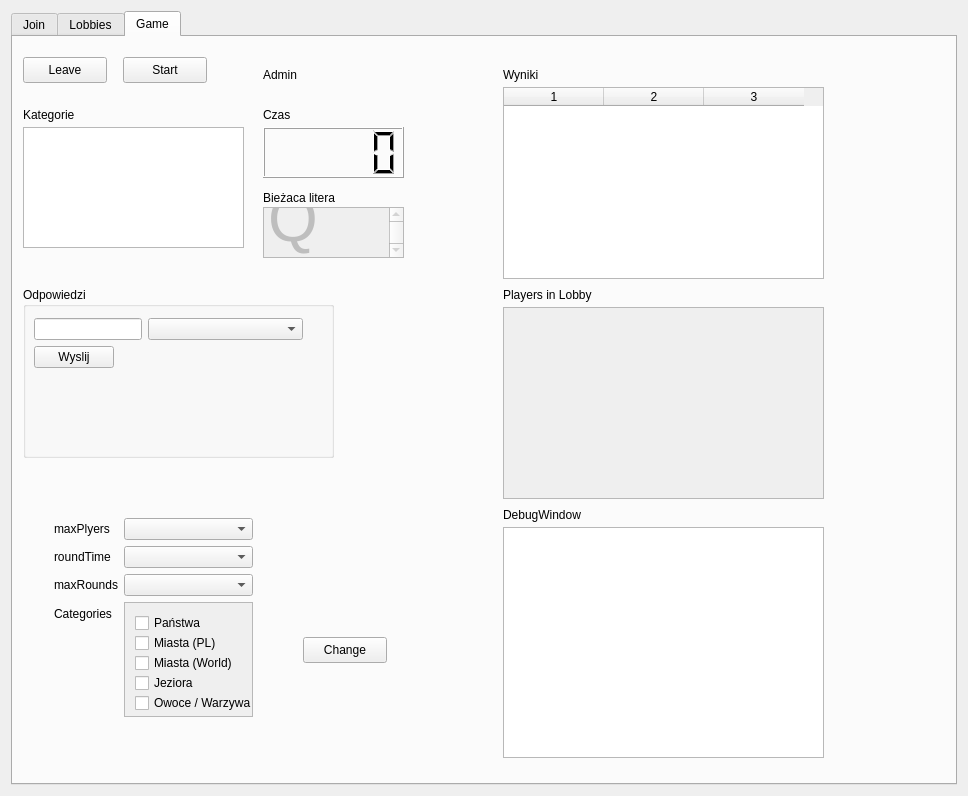
<?xml version="1.0" encoding="UTF-8"?>
<ui version="4.0">
 <class>MyWidget</class>
 <widget class="QWidget" name="MyWidget">
  <property name="geometry">
   <rect>
    <x>0</x>
    <y>0</y>
    <width>968</width>
    <height>796</height>
   </rect>
  </property>
  <property name="windowTitle">
   <string>Simple UDP multicast client</string>
  </property>
  <layout class="QVBoxLayout" name="verticalLayout">
   <item>
    <widget class="QTabWidget" name="tabWidget">
     <property name="currentIndex">
      <number>2</number>
     </property>
     <widget class="QWidget" name="tab_login">
      <attribute name="title">
       <string>Join</string>
      </attribute>
      <widget class="QGroupBox" name="joinGroup">
       <property name="geometry">
        <rect>
         <x>0</x>
         <y>40</y>
         <width>400</width>
         <height>50</height>
        </rect>
       </property>
       <property name="title">
        <string/>
       </property>
       <layout class="QHBoxLayout" name="horizontalLayout">
        <item>
         <widget class="QLineEdit" name="groupLineEdit">
          <property name="sizePolicy">
           <sizepolicy hsizetype="Expanding" vsizetype="Fixed">
            <horstretch>0</horstretch>
            <verstretch>0</verstretch>
           </sizepolicy>
          </property>
          <property name="text">
           <string>239.0.0.1</string>
          </property>
         </widget>
        </item>
        <item>
         <widget class="QSpinBox" name="portSpinBox">
          <property name="buttonSymbols">
           <enum>QAbstractSpinBox::ButtonSymbols::UpDownArrows</enum>
          </property>
          <property name="minimum">
           <number>1</number>
          </property>
          <property name="maximum">
           <number>65535</number>
          </property>
          <property name="value">
           <number>2000</number>
          </property>
         </widget>
        </item>
        <item>
         <widget class="QPushButton" name="joinBtn">
          <property name="text">
           <string>connect</string>
          </property>
         </widget>
        </item>
       </layout>
      </widget>
      <widget class="QGroupBox" name="talkGroup">
       <property name="enabled">
        <bool>false</bool>
       </property>
       <property name="geometry">
        <rect>
         <x>0</x>
         <y>90</y>
         <width>400</width>
         <height>231</height>
        </rect>
       </property>
       <property name="title">
        <string/>
       </property>
       <property name="flat">
        <bool>false</bool>
       </property>
       <layout class="QGridLayout" name="gridLayout">
        <item row="1" column="1">
         <widget class="QPushButton" name="sendBtn">
          <property name="text">
           <string>send</string>
          </property>
         </widget>
        </item>
        <item row="1" column="0">
         <widget class="QLineEdit" name="msgNickEdit">
          <property name="text">
           <string/>
          </property>
         </widget>
        </item>
        <item row="0" column="0" colspan="2">
         <widget class="QTextEdit" name="msgsTextEdit">
          <property name="readOnly">
           <bool>true</bool>
          </property>
         </widget>
        </item>
       </layout>
      </widget>
     </widget>
     <widget class="QWidget" name="tab_lobbies">
      <attribute name="title">
       <string>Lobbies</string>
      </attribute>
      <widget class="QListWidget" name="listWidget">
       <property name="geometry">
        <rect>
         <x>10</x>
         <y>50</y>
         <width>256</width>
         <height>192</height>
        </rect>
       </property>
      </widget>
      <widget class="QPushButton" name="disconectButton">
       <property name="geometry">
        <rect>
         <x>490</x>
         <y>10</y>
         <width>84</width>
         <height>26</height>
        </rect>
       </property>
       <property name="text">
        <string>Disconnect</string>
       </property>
      </widget>
      <widget class="QPushButton" name="refreshButton">
       <property name="geometry">
        <rect>
         <x>490</x>
         <y>50</y>
         <width>84</width>
         <height>26</height>
        </rect>
       </property>
       <property name="text">
        <string>Refresh</string>
       </property>
      </widget>
      <widget class="QPushButton" name="joinButton">
       <property name="geometry">
        <rect>
         <x>490</x>
         <y>90</y>
         <width>84</width>
         <height>26</height>
        </rect>
       </property>
       <property name="text">
        <string>Join</string>
       </property>
      </widget>
      <widget class="QLabel" name="label_2">
       <property name="geometry">
        <rect>
         <x>10</x>
         <y>20</y>
         <width>57</width>
         <height>16</height>
        </rect>
       </property>
       <property name="text">
        <string>Lobbies</string>
       </property>
      </widget>
     </widget>
     <widget class="QWidget" name="tab_Game">
      <attribute name="title">
       <string>Game</string>
      </attribute>
      <widget class="QColumnView" name="columnView">
       <property name="enabled">
        <bool>false</bool>
       </property>
       <property name="geometry">
        <rect>
         <x>490</x>
         <y>270</y>
         <width>321</width>
         <height>192</height>
        </rect>
       </property>
      </widget>
      <widget class="QPushButton" name="leaveButton">
       <property name="geometry">
        <rect>
         <x>10</x>
         <y>20</y>
         <width>84</width>
         <height>26</height>
        </rect>
       </property>
       <property name="text">
        <string>Leave</string>
       </property>
      </widget>
      <widget class="QLabel" name="label">
       <property name="geometry">
        <rect>
         <x>490</x>
         <y>250</y>
         <width>111</width>
         <height>16</height>
        </rect>
       </property>
       <property name="text">
        <string>Players in Lobby</string>
       </property>
      </widget>
      <widget class="QPushButton" name="startGameButton">
       <property name="geometry">
        <rect>
         <x>110</x>
         <y>20</y>
         <width>84</width>
         <height>26</height>
        </rect>
       </property>
       <property name="text">
        <string>Start</string>
       </property>
      </widget>
      <widget class="QTextEdit" name="gameTextEdit">
       <property name="geometry">
        <rect>
         <x>490</x>
         <y>490</y>
         <width>321</width>
         <height>231</height>
        </rect>
       </property>
      </widget>
      <widget class="QGroupBox" name="groupBox">
       <property name="geometry">
        <rect>
         <x>10</x>
         <y>250</y>
         <width>311</width>
         <height>171</height>
        </rect>
       </property>
       <property name="title">
        <string>Odpowiedzi</string>
       </property>
       <widget class="QWidget" name="formLayoutWidget">
        <property name="geometry">
         <rect>
          <x>0</x>
          <y>20</y>
          <width>291</width>
          <height>151</height>
         </rect>
        </property>
        <layout class="QFormLayout" name="formLayout">
         <item row="0" column="0">
          <widget class="QLineEdit" name="answerEdit1"/>
         </item>
         <item row="1" column="0">
          <widget class="QPushButton" name="sendAnswersButton">
           <property name="text">
            <string>Wyslij</string>
           </property>
          </widget>
         </item>
         <item row="0" column="1">
          <widget class="QComboBox" name="categoryBox"/>
         </item>
        </layout>
       </widget>
      </widget>
      <widget class="QTableWidget" name="scoreTable">
       <property name="geometry">
        <rect>
         <x>490</x>
         <y>50</y>
         <width>321</width>
         <height>192</height>
        </rect>
       </property>
       <property name="columnCount">
        <number>3</number>
       </property>
       <column/>
       <column/>
       <column/>
      </widget>
      <widget class="QTableWidget" name="categoryWidget">
       <property name="geometry">
        <rect>
         <x>10</x>
         <y>90</y>
         <width>221</width>
         <height>121</height>
        </rect>
       </property>
      </widget>
      <widget class="QLabel" name="label_3">
       <property name="geometry">
        <rect>
         <x>490</x>
         <y>30</y>
         <width>57</width>
         <height>16</height>
        </rect>
       </property>
       <property name="text">
        <string>Wyniki</string>
       </property>
      </widget>
      <widget class="QLabel" name="label_4">
       <property name="geometry">
        <rect>
         <x>490</x>
         <y>470</y>
         <width>141</width>
         <height>16</height>
        </rect>
       </property>
       <property name="text">
        <string>DebugWindow</string>
       </property>
      </widget>
      <widget class="QLabel" name="label_5">
       <property name="geometry">
        <rect>
         <x>10</x>
         <y>70</y>
         <width>81</width>
         <height>16</height>
        </rect>
       </property>
       <property name="text">
        <string>Kategorie</string>
       </property>
      </widget>
      <widget class="QLCDNumber" name="timeNumber">
       <property name="geometry">
        <rect>
         <x>250</x>
         <y>90</y>
         <width>141</width>
         <height>51</height>
        </rect>
       </property>
      </widget>
      <widget class="QLabel" name="label_6">
       <property name="geometry">
        <rect>
         <x>250</x>
         <y>70</y>
         <width>57</width>
         <height>16</height>
        </rect>
       </property>
       <property name="text">
        <string>Czas</string>
       </property>
      </widget>
      <widget class="QTextEdit" name="currentLetter">
       <property name="enabled">
        <bool>false</bool>
       </property>
       <property name="geometry">
        <rect>
         <x>250</x>
         <y>170</y>
         <width>141</width>
         <height>51</height>
        </rect>
       </property>
       <property name="font">
        <font>
         <bold>true</bold>
        </font>
       </property>
       <property name="html">
        <string>&lt;!DOCTYPE HTML PUBLIC &quot;-//W3C//DTD HTML 4.0//EN&quot; &quot;http://www.w3.org/TR/REC-html40/strict.dtd&quot;&gt;
&lt;html&gt;&lt;head&gt;&lt;meta name=&quot;qrichtext&quot; content=&quot;1&quot; /&gt;&lt;meta charset=&quot;utf-8&quot; /&gt;&lt;style type=&quot;text/css&quot;&gt;
p, li { white-space: pre-wrap; }
hr { height: 1px; border-width: 0; }
li.unchecked::marker { content: &quot;\2610&quot;; }
li.checked::marker { content: &quot;\2612&quot;; }
&lt;/style&gt;&lt;/head&gt;&lt;body style=&quot; font-family:'Cantarell'; font-size:10pt; font-weight:700; font-style:normal;&quot;&gt;
&lt;p style=&quot; margin-top:0px; margin-bottom:0px; margin-left:0px; margin-right:0px; -qt-block-indent:0; text-indent:0px;&quot;&gt;&lt;span style=&quot; font-size:48pt; font-weight:400;&quot;&gt;Q&lt;/span&gt;&lt;/p&gt;
&lt;p style=&quot;-qt-paragraph-type:empty; margin-top:0px; margin-bottom:0px; margin-left:0px; margin-right:0px; -qt-block-indent:0; text-indent:0px; font-size:48pt; font-weight:400;&quot;&gt;&lt;br /&gt;&lt;/p&gt;&lt;/body&gt;&lt;/html&gt;</string>
       </property>
      </widget>
      <widget class="QLabel" name="label_7">
       <property name="geometry">
        <rect>
         <x>250</x>
         <y>140</y>
         <width>91</width>
         <height>41</height>
        </rect>
       </property>
       <property name="text">
        <string>Bieżaca litera</string>
       </property>
      </widget>
      <widget class="QLabel" name="label_8">
       <property name="geometry">
        <rect>
         <x>250</x>
         <y>30</y>
         <width>57</width>
         <height>16</height>
        </rect>
       </property>
       <property name="text">
        <string>Admin</string>
       </property>
      </widget>
      <widget class="QLabel" name="adminLed">
       <property name="geometry">
        <rect>
         <x>300</x>
         <y>20</y>
         <width>30</width>
         <height>30</height>
        </rect>
       </property>
       <property name="text">
        <string/>
       </property>
      </widget>
      <widget class="QWidget" name="formLayoutWidget_2">
       <property name="geometry">
        <rect>
         <x>30</x>
         <y>470</y>
         <width>221</width>
         <height>221</height>
        </rect>
       </property>
       <layout class="QFormLayout" name="formLayout_2">
        <item row="0" column="0">
         <widget class="QLabel" name="label_9">
          <property name="sizePolicy">
           <sizepolicy hsizetype="Maximum" vsizetype="Preferred">
            <horstretch>0</horstretch>
            <verstretch>0</verstretch>
           </sizepolicy>
          </property>
          <property name="text">
           <string>maxPlyers</string>
          </property>
         </widget>
        </item>
        <item row="0" column="1">
         <widget class="QComboBox" name="playersBox"/>
        </item>
        <item row="1" column="0">
         <widget class="QLabel" name="label_10">
          <property name="sizePolicy">
           <sizepolicy hsizetype="Maximum" vsizetype="Preferred">
            <horstretch>0</horstretch>
            <verstretch>0</verstretch>
           </sizepolicy>
          </property>
          <property name="text">
           <string>roundTime</string>
          </property>
         </widget>
        </item>
        <item row="1" column="1">
         <widget class="QComboBox" name="roundTimeBox">
          <property name="sizePolicy">
           <sizepolicy hsizetype="Minimum" vsizetype="Fixed">
            <horstretch>0</horstretch>
            <verstretch>0</verstretch>
           </sizepolicy>
          </property>
         </widget>
        </item>
        <item row="2" column="0">
         <widget class="QLabel" name="label_11">
          <property name="sizePolicy">
           <sizepolicy hsizetype="Maximum" vsizetype="Preferred">
            <horstretch>0</horstretch>
            <verstretch>0</verstretch>
           </sizepolicy>
          </property>
          <property name="text">
           <string>maxRounds</string>
          </property>
         </widget>
        </item>
        <item row="2" column="1">
         <widget class="QComboBox" name="maxRoundsBox"/>
        </item>
        <item row="3" column="0">
         <widget class="QLabel" name="label_12">
          <property name="sizePolicy">
           <sizepolicy hsizetype="Maximum" vsizetype="Preferred">
            <horstretch>0</horstretch>
            <verstretch>0</verstretch>
           </sizepolicy>
          </property>
          <property name="text">
           <string>Categories</string>
          </property>
         </widget>
        </item>
        <item row="3" column="1">
         <widget class="QScrollArea" name="scrollArea">
          <property name="widgetResizable">
           <bool>true</bool>
          </property>
          <widget class="QWidget" name="scrollAreaWidgetContents">
           <property name="geometry">
            <rect>
             <x>0</x>
             <y>0</y>
             <width>147</width>
             <height>145</height>
            </rect>
           </property>
           <widget class="QCheckBox" name="checkCountry">
            <property name="geometry">
             <rect>
              <x>10</x>
              <y>10</y>
              <width>101</width>
              <height>20</height>
             </rect>
            </property>
            <property name="text">
             <string>Państwa</string>
            </property>
           </widget>
           <widget class="QCheckBox" name="checkCityPl">
            <property name="geometry">
             <rect>
              <x>10</x>
              <y>30</y>
              <width>111</width>
              <height>20</height>
             </rect>
            </property>
            <property name="text">
             <string>Miasta (PL)</string>
            </property>
           </widget>
           <widget class="QCheckBox" name="checkCityWorld">
            <property name="geometry">
             <rect>
              <x>10</x>
              <y>50</y>
              <width>131</width>
              <height>20</height>
             </rect>
            </property>
            <property name="text">
             <string>Miasta (World)</string>
            </property>
           </widget>
           <widget class="QCheckBox" name="checkLake">
            <property name="geometry">
             <rect>
              <x>10</x>
              <y>70</y>
              <width>85</width>
              <height>20</height>
             </rect>
            </property>
            <property name="text">
             <string>Jeziora</string>
            </property>
           </widget>
           <widget class="QCheckBox" name="checkFruit">
            <property name="geometry">
             <rect>
              <x>10</x>
              <y>90</y>
              <width>141</width>
              <height>20</height>
             </rect>
            </property>
            <property name="text">
             <string>Owoce / Warzywa</string>
            </property>
           </widget>
           <widget class="QCheckBox" name="checkName">
            <property name="geometry">
             <rect>
              <x>10</x>
              <y>110</y>
              <width>121</width>
              <height>20</height>
             </rect>
            </property>
            <property name="text">
             <string>Imiona</string>
            </property>
           </widget>
          </widget>
         </widget>
        </item>
       </layout>
      </widget>
      <widget class="QPushButton" name="settingsButton">
       <property name="geometry">
        <rect>
         <x>290</x>
         <y>600</y>
         <width>84</width>
         <height>26</height>
        </rect>
       </property>
       <property name="text">
        <string>Change</string>
       </property>
      </widget>
     </widget>
    </widget>
   </item>
  </layout>
 </widget>
 <layoutdefault spacing="6" margin="11"/>
 <tabstops>
  <tabstop>portSpinBox</tabstop>
  <tabstop>groupLineEdit</tabstop>
  <tabstop>joinBtn</tabstop>
  <tabstop>msgNickEdit</tabstop>
  <tabstop>sendBtn</tabstop>
  <tabstop>msgsTextEdit</tabstop>
 </tabstops>
 <resources/>
 <connections/>
</ui>
